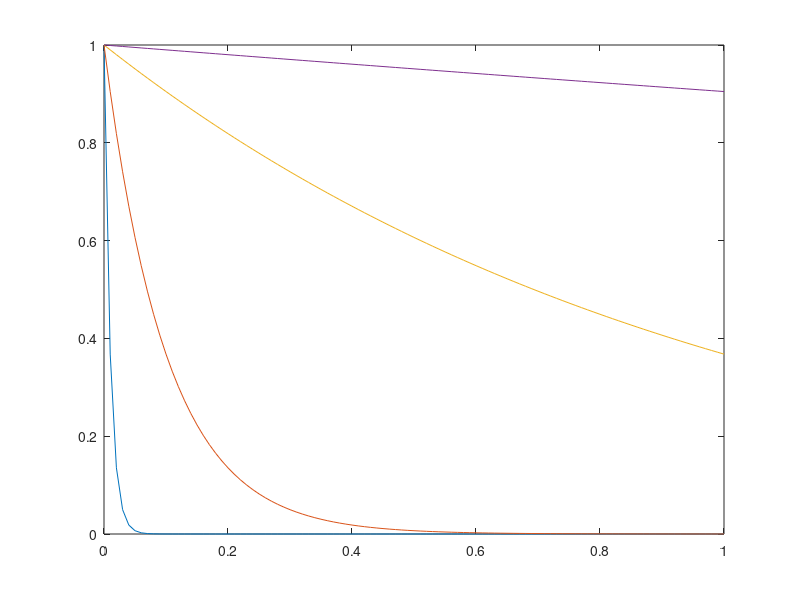

This chart was generated by the following MATLAB code:
t = 0:.01:1;
%t = 1;
R = 1e8;
% C = 1e-10:1e-11:1e-4;
C1 = 1e-10;
C2 = 1e-9;
C3 = 1e-8;
C4 = 1e-7;

y1 = exp(-t./(R*C1));
y2 = exp(-t./(R*C2));
y3 = exp(-t./(R*C3));
y4 = exp(-t./(R*C4));
yy1 = -1./(R*C1).*exp(-t./(R*C1));
yy2 = -1./(R*C2).*exp(-t./(R*C2));
yy3 = -1./(R*C3).*exp(-t./(R*C3));
yy4 = -1./(R*C4).*exp(-t./(R*C4));
figure(1)
plot(t,y1,t,y2,t,y3,t,y4)
% figure(2)
% plot(t,yy1,t,yy2,t,yy3,t,yy4)